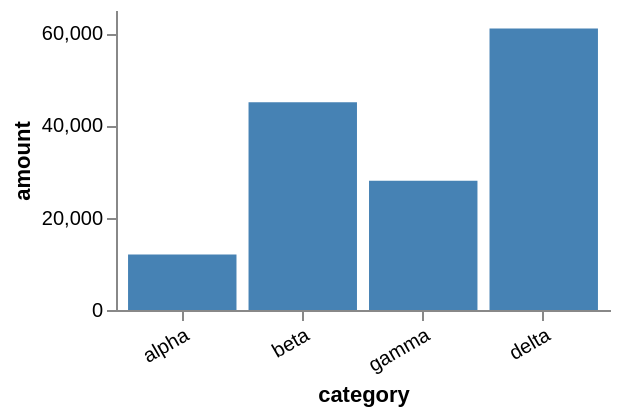

Express this chart as Vega-Lite.
### Vega specification from a JSON file in a GitHub repository (floating-point values rounded to 4 significant figures)
{"$schema": "https://vega.github.io/schema/vega/v6.json", "description": "autosize fit-x: the plotting area shrinks so the drawing comes out the declared size.", "width": 300, "height": 150, "padding": 5, "autosize": {"type": "fit-x"}, "data": [{"name": "t", "values": [{"c": "alpha", "v": 12000}, {"c": "beta", "v": 45000}, {"c": "gamma", "v": 28000}, {"c": "delta", "v": 61000}]}], "scales": [{"name": "x", "type": "band", "domain": {"data": "t", "field": "c"}, "range": "width", "padding": 0.1}, {"name": "y", "type": "linear", "domain": {"data": "t", "field": "v"}, "range": "height", "nice": true}], "axes": [{"orient": "left", "scale": "y", "title": "amount", "tickCount": 4}, {"orient": "bottom", "scale": "x", "title": "category", "labelAngle": -30, "labelAlign": "right"}], "marks": [{"type": "rect", "from": {"data": "t"}, "encode": {"enter": {"x": {"scale": "x", "field": "c"}, "width": {"scale": "x", "band": 1}, "y": {"scale": "y", "field": "v"}, "y2": {"scale": "y", "value": 0}, "fill": {"value": "steelblue"}}}}]}
